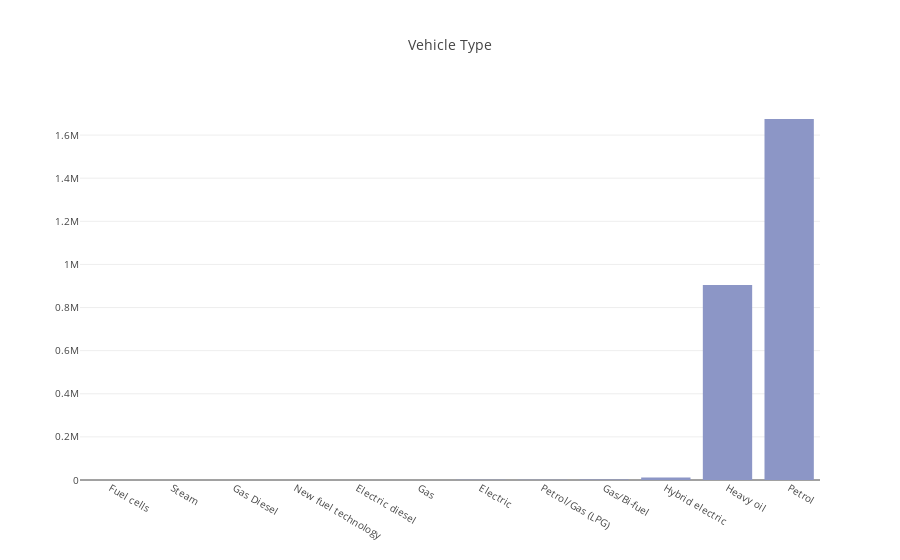

Notebook cell for this chart:
### Code cell
# vehicles_by_propulsion_code:  

vehicles_by_propulsion_code= vehicles_data.Propulsion_Code.groupby([vehicles_data.Propulsion_Code]).count().sort_values()

trace_1 = go.Bar(
            x=vehicles_by_propulsion_code.index,
            y=vehicles_by_propulsion_code, 
            marker=dict(color = bupu[4]))

layout = go.Layout(
    #width=500,
    #height=700,
    title='Vehicle Type',
    xaxis = dict(ticks='', nticks=36, automargin=True),
    yaxis = dict(ticks='', automargin=True), 
    font=dict(size=10)
)


plotly.offline.iplot({
    "data": [trace_1],
    "layout": layout
})

### Figure 1 — Plotly figure (JSON) as saved in the notebook; plotly's stock layout.template omitted (floating-point values rounded to 4 significant figures)
{"data": [{"marker": {"color": "rgb(140,150,198)"}, "type": "bar", "uid": "4915bb87-da2b-47a4-b262-f0105e0966c9", "x": ["Fuel cells", "Steam", "Gas Diesel", "New fuel technology", "Electric diesel", "Gas", "Electric", "Petrol/Gas (LPG)", "Gas/Bi-fuel", "Hybrid electric", "Heavy oil", "Petrol"], "y": [1, 8, 13, 21, 202, 224, 894, 1252, 2623, 11388, 904270, 1674687]}], "layout": {"font": {"size": 10}, "title": {"text": "Vehicle Type"}, "xaxis": {"automargin": true, "nticks": 36, "ticks": ""}, "yaxis": {"automargin": true, "ticks": ""}}}
